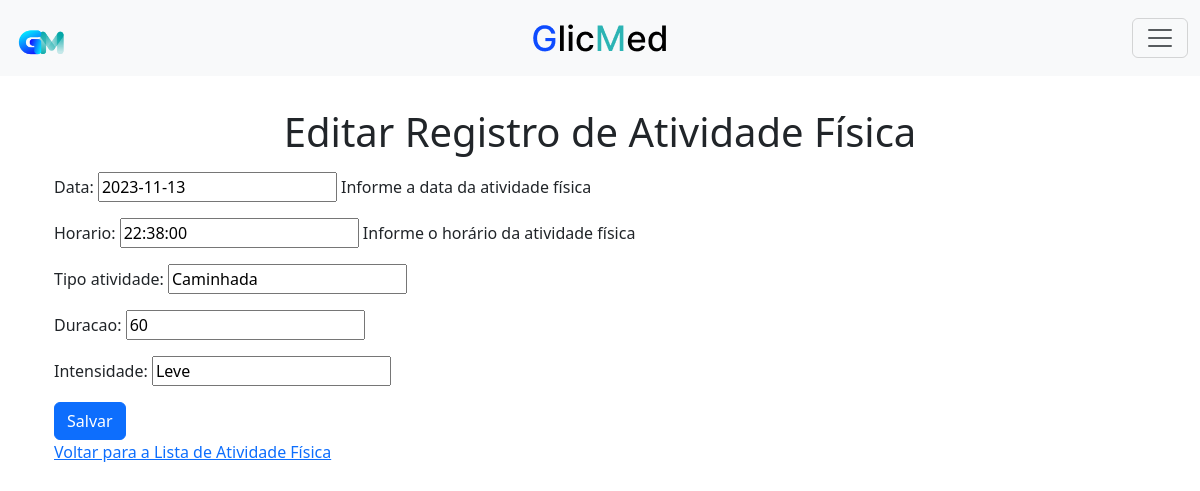
Screenshot of /editar_atividade/2/ with the database file from the repository.
### tasks/models.py (models this page shows, shortened)
class AtividadeFisica(models.Model):
    user = models.ForeignKey(User, on_delete=models.CASCADE)
    data = models.DateField()
    horario = models.TimeField()
    tipo_atividade = models.CharField(max_length=255)
    duracao = models.IntegerField()
    intensidade = models.CharField(max_length=255)

### tasks/views.py (the view)
# urls.py: path('editar_atividade/<int:atividade_id>/', views.editar_atividade, name='editar_atividade'),
def editar_atividade(request, atividade_id):
    atividade = get_object_or_404(AtividadeFisica, pk=atividade_id)
    if request.method == 'POST':
        form = AtividadeFisicaForm(request.POST, instance=atividade)
        if form.is_valid():
            form.save()
            return redirect('atividade_fisica_list')
    else:
        form = AtividadeFisicaForm(instance=atividade)
    return render(request, 'editar_atividade.html', {'form': form})

### tasks/forms.py
class AtividadeFisicaForm(forms.ModelForm):
    class Meta:
        model = AtividadeFisica
        fields = ['data', 'horario', 'tipo_atividade', 'duracao', 'intensidade']
        help_texts = {
            'data': 'Informe a data da atividade física',
            'horario': 'Informe o horário da atividade física',
        }

### tasks/templates/editar_atividade.html (shortened to what this page needs)
{% extends 'menu.html' %}
{% block content %}
  <main class="container mt-5">
    <h1 class="text-center">Editar Registro de Atividade Física</h1>
    <form method="post" class="mt-3">
      {{ form.as_p }}
      <button type="submit" class="btn btn-primary">Salvar</button>
    </form>
    <a href="{% url 'atividade_fisica_list' %}">Voltar para a Lista de Atividade Física</a>
  </main>
{% endblock %}

### tasks/templates/menu.html (style rules this page uses)
body { padding-top: 60px; padding-bottom: 60px; }

### rows the page displays
AtividadeFisica: data "2023-11-13", horario "22:38:00", tipo_atividade "Caminhada", duracao "60", intensidade "Leve"
